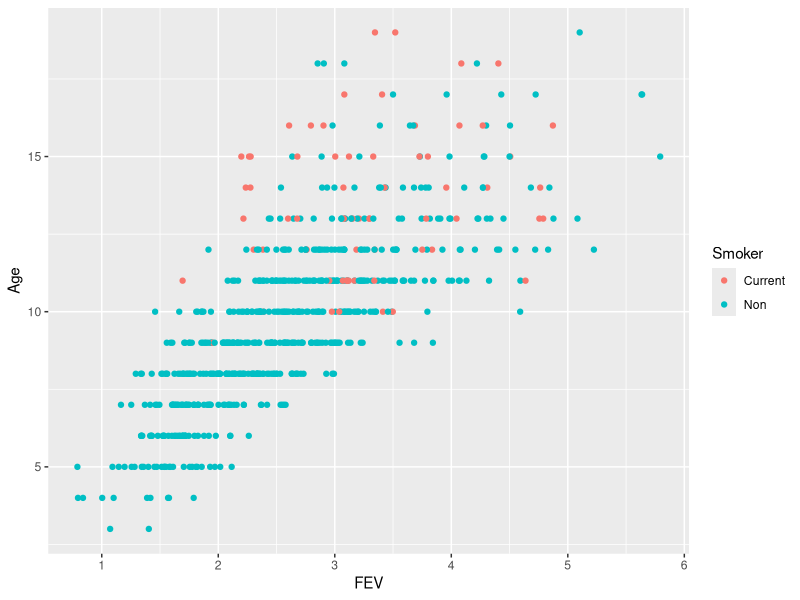

The R source for this figure: (Note: this script raises an error after producing the figure.)
## ---- chunk 1
library(e1071)
library(ggplot2)
library(caret)
## ---- chunk 2
dfev <- read.csv("fev.csv")
dfev <- dfev[,c(2:4,6)]
## ---- chunk 3
g<-ggplot(data=dfev,aes(x =FEV , y = Age)) 
g1 <- g + geom_point(aes(color = Smoker))
g1
## ---- chunk 4
m1 <- lm(FEV~Age+Smoker,data=dfev)
summary(m1)
## ---- chunk 5
m2 <- lm(FEV~Age*Smoker,data=dfev)
summary(m2)
## ---- chunk 6
#建模型
x <- subset(dfev,select = -Smoker)
y <- dfev$Smoker
model <- svm(Smoker~.,data = dfev,cost= 10,kernal = "radial", scale = FALSE)
print(model)
## ---- chunk 7
#預測:x與y是在對正確答案
presult <- predict(model,x)
## ---- chunk 8
confusionMatrix(presult,y)

